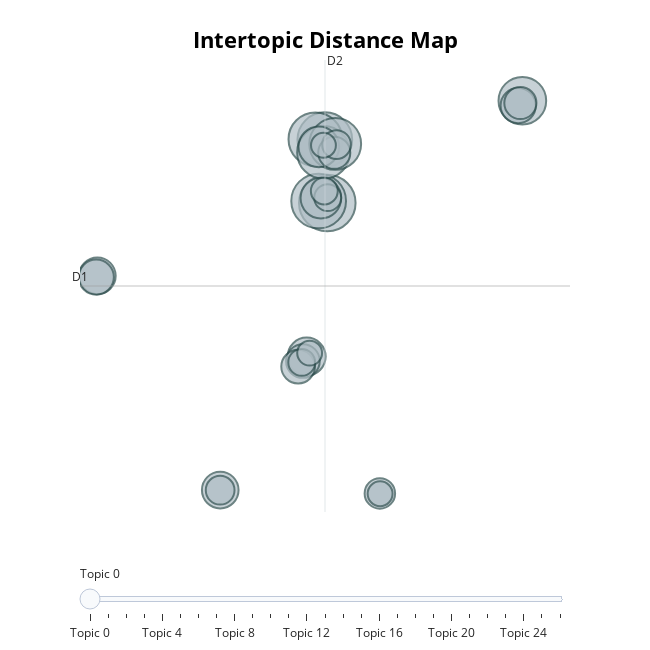

The cell this chart's notebook holds for it:
### Code cell
# Visualize intertopic distance map
business_results['topic_distance_map']

### Figure 1 — Plotly figure (JSON) as saved in the notebook; plotly's stock layout.template omitted (floating-point values rounded to 4 significant figures)
{"data": [{"customdata": [[0, "yukos | russian | gazprom | court | yugansk", 31], [1, "profit | share | steel | news | company", 29], [2, "ebbers | fraud | worldcom | sullivan | former", 29], [3, "car | gm | fiat | sale | vehicle", 28], [4, "airline | air | flight | passenger | plane", 27], [5, "sale | store | retail | retailer | christmas", 26], [6, "sri | disaster | country | damage | lanka", 22], [7, "drug | tobacco | patient | firm | company", 16], [8, "deutsche | lse | boerse | euronext | bid", 16], [9, "rate | mpc | economy | growth | economic", 14], [10, "china | chinas | project | dam | 2004", 13], [11, "german | economy | growth | economic | european", 13], [12, "japan | japanese | japans | economy | recession", 12], [13, "israel | bank | ministry | iraqi | woman", 12], [14, "rate | fed | us | economy | growth", 11], [15, "house | price | mortgage | housing | lending", 11], [16, "argentina | venezuela | land | government | president", 10], [17, "wine | fosters | beer | southcorp | brewer", 10], [18, "crude | oil | price | barrel | opec", 9], [19, "dollar | euro | currency | us | against", 8], [20, "club | glazer | united | manchester | proposal", 8], [21, "budget | deficit | bush | spending | congress", 7], [22, "parmalat | italian | bank | sue | victim", 7], [23, "mci | qwest | verizon | att | phone", 7], [24, "reliance | ambani | anil | brother | mukesh", 6], [25, "cairn | oil | field | gas | rajasthan", 6], [26, "pension | age | scheme | retirement | employer", 6]], "hovertemplate": "<b>Topic %{customdata[0]}</b><br>%{customdata[1]}<br>Size: %{customdata[2]}", "legendgroup": "", "marker": {"color": "#B0BEC5", "line": {"color": "DarkSlateGrey", "width": 2}, "size": [31, 29, 29, 28, 27, 26, 22, 16, 16, 14, 13, 13, 12, 12, 11, 11, 10, 10, 9, 8, 8, 7, 7, 7, 6, 6, 6], "sizemode": "area", "sizeref": 0.01937, "symbol": "circle"}, "mode": "markers", "name": "", "orientation": "v", "showlegend": false, "type": "scatter", "x": [7.918, 7.759, 7.36, 7.15, 7.676, 8.429, 20.51, 7.506, 7.37, 6.585, -6.927, 1.006, -6.998, 20.24, 6.343, 6.036, 20.38, 8.367, 11.31, 1.001, 8.514, 6.267, 7.945, 7.726, 7.671, 11.33, 6.779], "xaxis": "x", "y": [9.302, 12.78, 9.408, 12.8, 12.08, 12.54, 14.92, 9.57, 12.38, 0.8581, 5.298, -6.476, 5.226, 14.65, 0.6168, 0.3101, 14.79, 12.06, -6.656, -6.481, 12.51, 0.541, 9.594, 9.957, 12.47, -6.677, 1.051], "yaxis": "y"}], "layout": {"annotations": [{"showarrow": false, "text": "D1", "x": -8.048, "y": 4.738, "yshift": 10}, {"showarrow": false, "text": "D2", "x": 7.77, "xshift": 10, "y": 17.16}], "height": 650, "hoverlabel": {"bgcolor": "white", "font": {"family": "Rockwell", "size": 16}}, "legend": {"itemsizing": "constant", "tracegroupgap": 0}, "margin": {"t": 60}, "shapes": [{"line": {"color": "#CFD8DC", "width": 2}, "type": "line", "x0": 7.77, "x1": 7.77, "y0": -7.678, "y1": 17.16}, {"line": {"color": "#9E9E9E", "width": 2}, "type": "line", "x0": -8.048, "x1": 23.59, "y0": 4.738, "y1": 4.738}], "sliders": [{"active": 0, "pad": {"t": 50}, "steps": [{"args": [{"marker.color": [["red", "#B0BEC5", "#B0BEC5", "#B0BEC5", "#B0BEC5", "#B0BEC5", "#B0BEC5", "#B0BEC5", "#B0BEC5", "#B0BEC5", "#B0BEC5", "#B0BEC5", "#B0BEC5", "#B0BEC5", "#B0BEC5", "#B0BEC5", "#B0BEC5", "#B0BEC5", "#B0BEC5", "#B0BEC5", "#B0BEC5", "#B0BEC5", "#B0BEC5", "#B0BEC5", "#B0BEC5", "#B0BEC5", "#B0BEC5"]]}], "label": "Topic 0", "method": "update"}, {"args": [{"marker.color": [["#B0BEC5", "red", "#B0BEC5", "#B0BEC5", "#B0BEC5", "#B0BEC5", "#B0BEC5", "#B0BEC5", "#B0BEC5", "#B0BEC5", "#B0BEC5", "#B0BEC5", "#B0BEC5", "#B0BEC5", "#B0BEC5", "#B0BEC5", "#B0BEC5", "#B0BEC5", "#B0BEC5", "#B0BEC5", "#B0BEC5", "#B0BEC5", "#B0BEC5", "#B0BEC5", "#B0BEC5", "#B0BEC5", "#B0BEC5"]]}], "label": "Topic 1", "method": "update"}, {"args": [{"marker.color": [["#B0BEC5", "#B0BEC5", "red", "#B0BEC5", "#B0BEC5", "#B0BEC5", "#B0BEC5", "#B0BEC5", "#B0BEC5", "#B0BEC5", "#B0BEC5", "#B0BEC5", "#B0BEC5", "#B0BEC5", "#B0BEC5", "#B0BEC5", "#B0BEC5", "#B0BEC5", "#B0BEC5", "#B0BEC5", "#B0BEC5", "#B0BEC5", "#B0BEC5", "#B0BEC5", "#B0BEC5", "#B0BEC5", "#B0BEC5"]]}], "label": "Topic 2", "method": "update"}, {"args": [{"marker.color": [["#B0BEC5", "#B0BEC5", "#B0BEC5", "red", "#B0BEC5", "#B0BEC5", "#B0BEC5", "#B0BEC5", "#B0BEC5", "#B0BEC5", "#B0BEC5", "#B0BEC5", "#B0BEC5", "#B0BEC5", "#B0BEC5", "#B0BEC5", "#B0BEC5", "#B0BEC5", "#B0BEC5", "#B0BEC5", "#B0BEC5", "#B0BEC5", "#B0BEC5", "#B0BEC5", "#B0BEC5", "#B0BEC5", "#B0BEC5"]]}], "label": "Topic 3", "method": "update"}, {"args": [{"marker.color": [["#B0BEC5", "#B0BEC5", "#B0BEC5", "#B0BEC5", "red", "#B0BEC5", "#B0BEC5", "#B0BEC5", "#B0BEC5", "#B0BEC5", "#B0BEC5", "#B0BEC5", "#B0BEC5", "#B0BEC5", "#B0BEC5", "#B0BEC5", "#B0BEC5", "#B0BEC5", "#B0BEC5", "#B0BEC5", "#B0BEC5", "#B0BEC5", "#B0BEC5", "#B0BEC5", "#B0BEC5", "#B0BEC5", "#B0BEC5"]]}], "label": "Topic 4", "method": "update"}, {"args": [{"marker.color": [["#B0BEC5", "#B0BEC5", "#B0BEC5", "#B0BEC5", "#B0BEC5", "red", "#B0BEC5", "#B0BEC5", "#B0BEC5", "#B0BEC5", "#B0BEC5", "#B0BEC5", "#B0BEC5", "#B0BEC5", "#B0BEC5", "#B0BEC5", "#B0BEC5", "#B0BEC5", "#B0BEC5", "#B0BEC5", "#B0BEC5", "#B0BEC5", "#B0BEC5", "#B0BEC5", "#B0BEC5", "#B0BEC5", "#B0BEC5"]]}], "label": "Topic 5", "method": "update"}, {"args": [{"marker.color": [["#B0BEC5", "#B0BEC5", "#B0BEC5", "#B0BEC5", "#B0BEC5", "#B0BEC5", "red", "#B0BEC5", "#B0BEC5", "#B0BEC5", "#B0BEC5", "#B0BEC5", "#B0BEC5", "#B0BEC5", "#B0BEC5", "#B0BEC5", "#B0BEC5", "#B0BEC5", "#B0BEC5", "#B0BEC5", "#B0BEC5", "#B0BEC5", "#B0BEC5", "#B0BEC5", "#B0BEC5", "#B0BEC5", "#B0BEC5"]]}], "label": "Topic 6", "method": "update"}, {"args": [{"marker.color": [["#B0BEC5", "#B0BEC5", "#B0BEC5", "#B0BEC5", "#B0BEC5", "#B0BEC5", "#B0BEC5", "red", "#B0BEC5", "#B0BEC5", "#B0BEC5", "#B0BEC5", "#B0BEC5", "#B0BEC5", "#B0BEC5", "#B0BEC5", "#B0BEC5", "#B0BEC5", "#B0BEC5", "#B0BEC5", "#B0BEC5", "#B0BEC5", "#B0BEC5", "#B0BEC5", "#B0BEC5", "#B0BEC5", "#B0BEC5"]]}], "label": "Topic 7", "method": "update"}, {"args": [{"marker.color": [["#B0BEC5", "#B0BEC5", "#B0BEC5", "#B0BEC5", "#B0BEC5", "#B0BEC5", "#B0BEC5", "#B0BEC5", "red", "#B0BEC5", "#B0BEC5", "#B0BEC5", "#B0BEC5", "#B0BEC5", "#B0BEC5", "#B0BEC5", "#B0BEC5", "#B0BEC5", "#B0BEC5", "#B0BEC5", "#B0BEC5", "#B0BEC5", "#B0BEC5", "#B0BEC5", "#B0BEC5", "#B0BEC5", "#B0BEC5"]]}], "label": "Topic 8", "method": "update"}, {"args": [{"marker.color": [["#B0BEC5", "#B0BEC5", "#B0BEC5", "#B0BEC5", "#B0BEC5", "#B0BEC5", "#B0BEC5", "#B0BEC5", "#B0BEC5", "red", "#B0BEC5", "#B0BEC5", "#B0BEC5", "#B0BEC5", "#B0BEC5", "#B0BEC5", "#B0BEC5", "#B0BEC5", "#B0BEC5", "#B0BEC5", "#B0BEC5", "#B0BEC5", "#B0BEC5", "#B0BEC5", "#B0BEC5", "#B0BEC5", "#B0BEC5"]]}], "label": "Topic 9", "method": "update"}, {"args": [{"marker.color": [["#B0BEC5", "#B0BEC5", "#B0BEC5", "#B0BEC5", "#B0BEC5", "#B0BEC5", "#B0BEC5", "#B0BEC5", "#B0BEC5", "#B0BEC5", "red", "#B0BEC5", "#B0BEC5", "#B0BEC5", "#B0BEC5", "#B0BEC5", "#B0BEC5", "#B0BEC5", "#B0BEC5", "#B0BEC5", "#B0BEC5", "#B0BEC5", "#B0BEC5", "#B0BEC5", "#B0BEC5", "#B0BEC5", "#B0BEC5"]]}], "label": "Topic 10", "method": "update"}, {"args": [{"marker.color": [["#B0BEC5", "#B0BEC5", "#B0BEC5", "#B0BEC5", "#B0BEC5", "#B0BEC5", "#B0BEC5", "#B0BEC5", "#B0BEC5", "#B0BEC5", "#B0BEC5", "red", "#B0BEC5", "#B0BEC5", "#B0BEC5", "#B0BEC5", "#B0BEC5", "#B0BEC5", "#B0BEC5", "#B0BEC5", "#B0BEC5", "#B0BEC5", "#B0BEC5", "#B0BEC5", "#B0BEC5", "#B0BEC5", "#B0BEC5"]]}], "label": "Topic 11", "method": "update"}, {"args": [{"marker.color": [["#B0BEC5", "#B0BEC5", "#B0BEC5", "#B0BEC5", "#B0BEC5", "#B0BEC5", "#B0BEC5", "#B0BEC5", "#B0BEC5", "#B0BEC5", "#B0BEC5", "#B0BEC5", "red", "#B0BEC5", "#B0BEC5", "#B0BEC5", "#B0BEC5", "#B0BEC5", "#B0BEC5", "#B0BEC5", "#B0BEC5", "#B0BEC5", "#B0BEC5", "#B0BEC5", "#B0BEC5", "#B0BEC5", "#B0BEC5"]]}], "label": "Topic 12", "method": "update"}, {"args": [{"marker.color": [["#B0BEC5", "#B0BEC5", "#B0BEC5", "#B0BEC5", "#B0BEC5", "#B0BEC5", "#B0BEC5", "#B0BEC5", "#B0BEC5", "#B0BEC5", "#B0BEC5", "#B0BEC5", "#B0BEC5", "red", "#B0BEC5", "#B0BEC5", "#B0BEC5", "#B0BEC5", "#B0BEC5", "#B0BEC5", "#B0BEC5", "#B0BEC5", "#B0BEC5", "#B0BEC5", "#B0BEC5", "#B0BEC5", "#B0BEC5"]]}], "label": "Topic 13", "method": "update"}, {"args": [{"marker.color": [["#B0BEC5", "#B0BEC5", "#B0BEC5", "#B0BEC5", "#B0BEC5", "#B0BEC5", "#B0BEC5", "#B0BEC5", "#B0BEC5", "#B0BEC5", "#B0BEC5", "#B0BEC5", "#B0BEC5", "#B0BEC5", "red", "#B0BEC5", "#B0BEC5", "#B0BEC5", "#B0BEC5", "#B0BEC5", "#B0BEC5", "#B0BEC5", "#B0BEC5", "#B0BEC5", "#B0BEC5", "#B0BEC5", "#B0BEC5"]]}], "label": "Topic 14", "method": "update"}, {"args": [{"marker.color": [["#B0BEC5", "#B0BEC5", "#B0BEC5", "#B0BEC5", "#B0BEC5", "#B0BEC5", "#B0BEC5", "#B0BEC5", "#B0BEC5", "#B0BEC5", "#B0BEC5", "#B0BEC5", "#B0BEC5", "#B0BEC5", "#B0BEC5", "red", "#B0BEC5", "#B0BEC5", "#B0BEC5", "#B0BEC5", "#B0BEC5", "#B0BEC5", "#B0BEC5", "#B0BEC5", "#B0BEC5", "#B0BEC5", "#B0BEC5"]]}], "label": "Topic 15", "method": "update"}, {"args": [{"marker.color": [["#B0BEC5", "#B0BEC5", "#B0BEC5", "#B0BEC5", "#B0BEC5", "#B0BEC5", "#B0BEC5", "#B0BEC5", "#B0BEC5", "#B0BEC5", "#B0BEC5", "#B0BEC5", "#B0BEC5", "#B0BEC5", "#B0BEC5", "#B0BEC5", "red", "#B0BEC5", "#B0BEC5", "#B0BEC5", "#B0BEC5", "#B0BEC5", "#B0BEC5", "#B0BEC5", "#B0BEC5", "#B0BEC5", "#B0BEC5"]]}], "label": "Topic 16", "method": "update"}, {"args": [{"marker.color": [["#B0BEC5", "#B0BEC5", "#B0BEC5", "#B0BEC5", "#B0BEC5", "#B0BEC5", "#B0BEC5", "#B0BEC5", "#B0BEC5", "#B0BEC5", "#B0BEC5", "#B0BEC5", "#B0BEC5", "#B0BEC5", "#B0BEC5", "#B0BEC5", "#B0BEC5", "red", "#B0BEC5", "#B0BEC5", "#B0BEC5", "#B0BEC5", "#B0BEC5", "#B0BEC5", "#B0BEC5", "#B0BEC5", "#B0BEC5"]]}], "label": "Topic 17", "method": "update"}, {"args": [{"marker.color": [["#B0BEC5", "#B0BEC5", "#B0BEC5", "#B0BEC5", "#B0BEC5", "#B0BEC5", "#B0BEC5", "#B0BEC5", "#B0BEC5", "#B0BEC5", "#B0BEC5", "#B0BEC5", "#B0BEC5", "#B0BEC5", "#B0BEC5", "#B0BEC5", "#B0BEC5", "#B0BEC5", "red", "#B0BEC5", "#B0BEC5", "#B0BEC5", "#B0BEC5", "#B0BEC5", "#B0BEC5", "#B0BEC5", "#B0BEC5"]]}], "label": "Topic 18", "method": "update"}, {"args": [{"marker.color": [["#B0BEC5", "#B0BEC5", "#B0BEC5", "#B0BEC5", "#B0BEC5", "#B0BEC5", "#B0BEC5", "#B0BEC5", "#B0BEC5", "#B0BEC5", "#B0BEC5", "#B0BEC5", "#B0BEC5", "#B0BEC5", "#B0BEC5", "#B0BEC5", "#B0BEC5", "#B0BEC5", "#B0BEC5", "red", "#B0BEC5", "#B0BEC5", "#B0BEC5", "#B0BEC5", "#B0BEC5", "#B0BEC5", "#B0BEC5"]]}], "label": "Topic 19", "method": "update"}, {"args": [{"marker.color": [["#B0BEC5", "#B0BEC5", "#B0BEC5", "#B0BEC5", "#B0BEC5", "#B0BEC5", "#B0BEC5", "#B0BEC5", "#B0BEC5", "#B0BEC5", "#B0BEC5", "#B0BEC5", "#B0BEC5", "#B0BEC5", "#B0BEC5", "#B0BEC5", "#B0BEC5", "#B0BEC5", "#B0BEC5", "#B0BEC5", "red", "#B0BEC5", "#B0BEC5", "#B0BEC5", "#B0BEC5", "#B0BEC5", "#B0BEC5"]]}], "label": "Topic 20", "method": "update"}, {"args": [{"marker.color": [["#B0BEC5", "#B0BEC5", "#B0BEC5", "#B0BEC5", "#B0BEC5", "#B0BEC5", "#B0BEC5", "#B0BEC5", "#B0BEC5", "#B0BEC5", "#B0BEC5", "#B0BEC5", "#B0BEC5", "#B0BEC5", "#B0BEC5", "#B0BEC5", "#B0BEC5", "#B0BEC5", "#B0BEC5", "#B0BEC5", "#B0BEC5", "red", "#B0BEC5", "#B0BEC5", "#B0BEC5", "#B0BEC5", "#B0BEC5"]]}], "label": "Topic 21", "method": "update"}, {"args": [{"marker.color": [["#B0BEC5", "#B0BEC5", "#B0BEC5", "#B0BEC5", "#B0BEC5", "#B0BEC5", "#B0BEC5", "#B0BEC5", "#B0BEC5", "#B0BEC5", "#B0BEC5", "#B0BEC5", "#B0BEC5", "#B0BEC5", "#B0BEC5", "#B0BEC5", "#B0BEC5", "#B0BEC5", "#B0BEC5", "#B0BEC5", "#B0BEC5", "#B0BEC5", "red", "#B0BEC5", "#B0BEC5", "#B0BEC5", "#B0BEC5"]]}], "label": "Topic 22", "method": "update"}, {"args": [{"marker.color": [["#B0BEC5", "#B0BEC5", "#B0BEC5", "#B0BEC5", "#B0BEC5", "#B0BEC5", "#B0BEC5", "#B0BEC5", "#B0BEC5", "#B0BEC5", "#B0BEC5", "#B0BEC5", "#B0BEC5", "#B0BEC5", "#B0BEC5", "#B0BEC5", "#B0BEC5", "#B0BEC5", "#B0BEC5", "#B0BEC5", "#B0BEC5", "#B0BEC5", "#B0BEC5", "red", "#B0BEC5", "#B0BEC5", "#B0BEC5"]]}], "label": "Topic 23", "method": "update"}, {"args": [{"marker.color": [["#B0BEC5", "#B0BEC5", "#B0BEC5", "#B0BEC5", "#B0BEC5", "#B0BEC5", "#B0BEC5", "#B0BEC5", "#B0BEC5", "#B0BEC5", "#B0BEC5", "#B0BEC5", "#B0BEC5", "#B0BEC5", "#B0BEC5", "#B0BEC5", "#B0BEC5", "#B0BEC5", "#B0BEC5", "#B0BEC5", "#B0BEC5", "#B0BEC5", "#B0BEC5", "#B0BEC5", "red", "#B0BEC5", "#B0BEC5"]]}], "label": "Topic 24", "method": "update"}, {"args": [{"marker.color": [["#B0BEC5", "#B0BEC5", "#B0BEC5", "#B0BEC5", "#B0BEC5", "#B0BEC5", "#B0BEC5", "#B0BEC5", "#B0BEC5", "#B0BEC5", "#B0BEC5", "#B0BEC5", "#B0BEC5", "#B0BEC5", "#B0BEC5", "#B0BEC5", "#B0BEC5", "#B0BEC5", "#B0BEC5", "#B0BEC5", "#B0BEC5", "#B0BEC5", "#B0BEC5", "#B0BEC5", "#B0BEC5", "red", "#B0BEC5"]]}], "label": "Topic 25", "method": "update"}, {"args": [{"marker.color": [["#B0BEC5", "#B0BEC5", "#B0BEC5", "#B0BEC5", "#B0BEC5", "#B0BEC5", "#B0BEC5", "#B0BEC5", "#B0BEC5", "#B0BEC5", "#B0BEC5", "#B0BEC5", "#B0BEC5", "#B0BEC5", "#B0BEC5", "#B0BEC5", "#B0BEC5", "#B0BEC5", "#B0BEC5", "#B0BEC5", "#B0BEC5", "#B0BEC5", "#B0BEC5", "#B0BEC5", "#B0BEC5", "#B0BEC5", "red"]]}], "label": "Topic 26", "method": "update"}]}], "title": {"font": {"color": "Black", "size": 22}, "text": "<b>Intertopic Distance Map</b>", "x": 0.5, "xanchor": "center", "y": 0.95, "yanchor": "top"}, "width": 650, "xaxis": {"anchor": "y", "domain": [0, 1], "range": [-8.048, 23.59], "title": {"text": ""}, "visible": false}, "yaxis": {"anchor": "x", "domain": [0, 1], "range": [-7.678, 17.16], "title": {"text": ""}, "visible": false}}}
